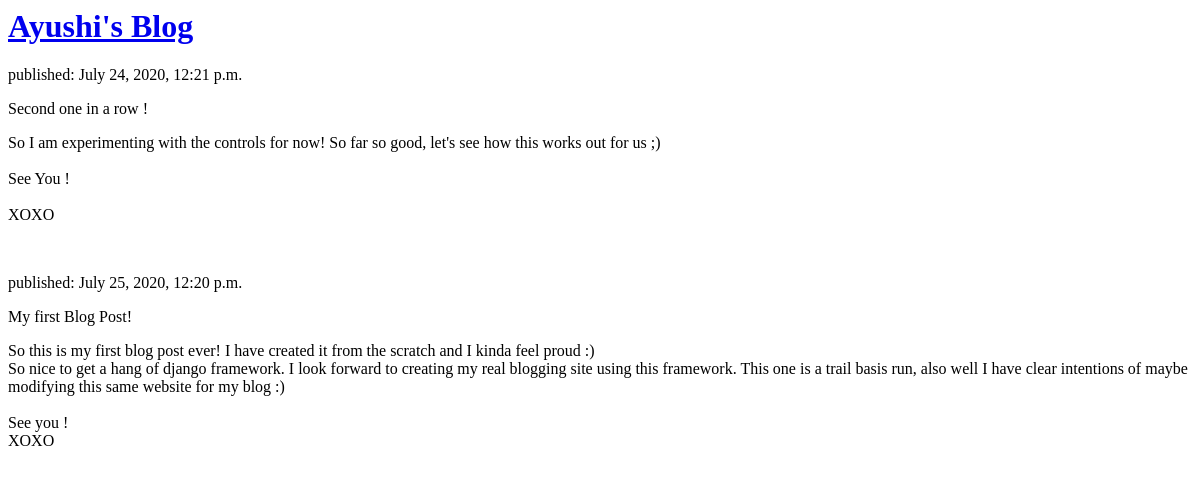
Before: / with the older database file.
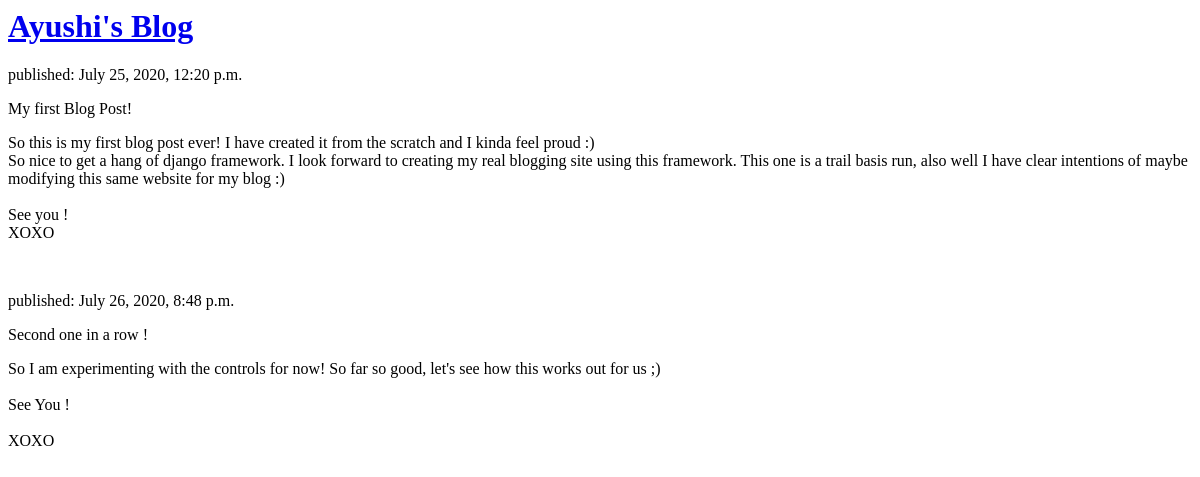
After: the same page with the newer database file.
### blog/models.py (models this page shows, shortened)
class Post(models.Model):
    author = models.ForeignKey(settings.AUTH_USER_MODEL, on_delete=models.CASCADE)
    title = models.CharField(max_length=200)
    text = models.TextField()
    created_date = models.DateTimeField(default=timezone.now)
    published_date = models.DateTimeField(blank=True, null=True)

### blog/views.py (the view)
# urls.py: path('', views.post_list, name='post_list'),
def post_list(request):
    posts = Post.objects.filter(published_date__lte=timezone.now()).order_by('published_date')
    return render(request, 'blog/post_list.html', {'posts':posts})

### blog/templates/blog/post_list.html (shortened to what this page needs)
<html>
    <head>
    </head>
    <body>
        <div>
            <h1><a href="/">Ayushi's Blog</a></h1>
        </div>
        {% for post in posts %}
        <div>
            <p>published: {{post.published_date}}</p>
            <p> {{ post.title }}</p>
            <p> {{ post.text|linebreaksbr }}</p>
            <br>
        </div>
        {% endfor %}
    </body>
</html>

Changed rows visible on the page:
shown differently, row unchanged: Post "July 25, 2020, 12:20 p.m.": moves up the list
changed Post "Second one in a row !": published_date "July 24, 2020, 12:21 p.m." → "July 26, 2020, 8:48 p.m."
